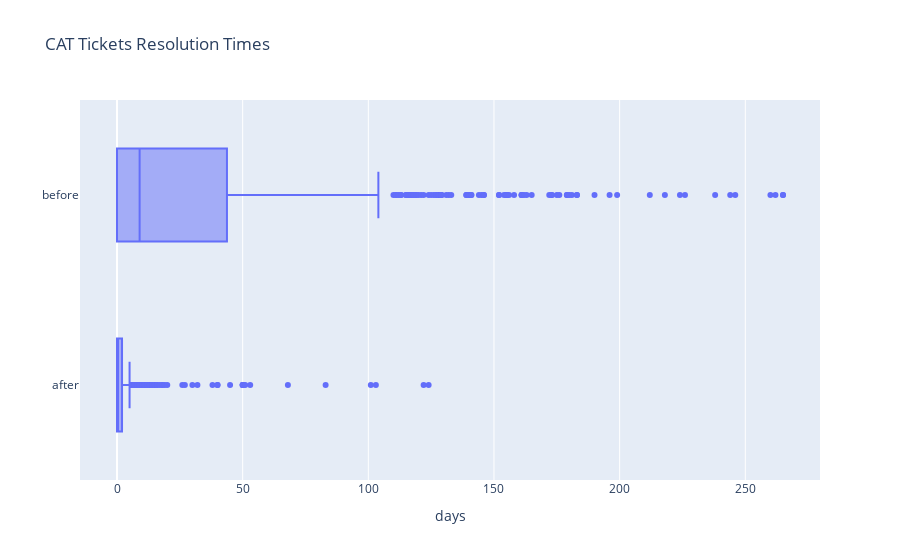

Notebook cell for this chart:
### Code cell
fig.update_layout(xaxis_title="days", yaxis_title=None)

### Figure 1 — Plotly figure (JSON) as saved in the notebook; plotly's stock layout.template omitted (floating-point values rounded to 4 significant figures; data arrays with more than 128 entries replaced by an {"elided": "..."} marker saying what was removed)
{"data": [{"alignmentgroup": "True", "hovertemplate": "value=%{x}<br>variable=%{y}<extra></extra>", "legendgroup": "", "marker": {"color": "#636efa"}, "name": "", "notched": false, "offsetgroup": "", "orientation": "h", "showlegend": false, "type": "box", "x": {"elided": "1654 int values"}, "x0": " ", "xaxis": "x", "y": {"elided": "1654 str values"}, "y0": " ", "yaxis": "y"}], "layout": {"autosize": true, "boxmode": "group", "legend": {"tracegroupgap": 0}, "title": {"text": "CAT Tickets Resolution Times"}, "xaxis": {"anchor": "y", "autorange": true, "domain": [0, 1], "range": [-14.72, 279.7], "title": {"text": "days"}, "type": "linear"}, "yaxis": {"anchor": "x", "autorange": true, "domain": [0, 1], "range": [-0.5, 1.5], "title": {}, "type": "category"}}}
